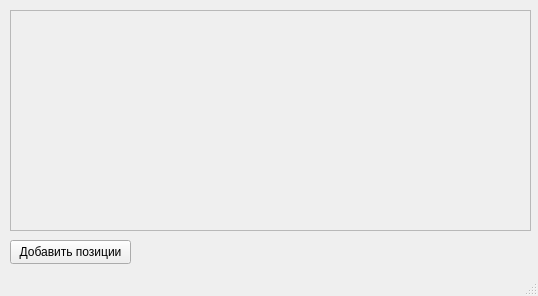
<?xml version="1.0" encoding="UTF-8"?>
<ui version="4.0">
 <class>MainWindow</class>
 <widget class="QMainWindow" name="MainWindow">
  <property name="geometry">
   <rect>
    <x>0</x>
    <y>0</y>
    <width>538</width>
    <height>296</height>
   </rect>
  </property>
  <property name="windowTitle">
   <string>MainWindow</string>
  </property>
  <widget class="QWidget" name="centralwidget">
   <widget class="QScrollArea" name="scrollArea">
    <property name="geometry">
     <rect>
      <x>10</x>
      <y>10</y>
      <width>521</width>
      <height>221</height>
     </rect>
    </property>
    <property name="horizontalScrollBarPolicy">
     <enum>Qt::ScrollBarPolicy::ScrollBarAlwaysOff</enum>
    </property>
    <property name="widgetResizable">
     <bool>true</bool>
    </property>
    <widget class="QWidget" name="scrollAreaWidgetContents">
     <property name="geometry">
      <rect>
       <x>0</x>
       <y>0</y>
       <width>519</width>
       <height>219</height>
      </rect>
     </property>
     <widget class="QWidget" name="gridLayoutWidget">
      <property name="geometry">
       <rect>
        <x>0</x>
        <y>0</y>
        <width>521</width>
        <height>221</height>
       </rect>
      </property>
      <layout class="QGridLayout" name="gridLayout">
       <property name="sizeConstraint">
        <enum>QLayout::SizeConstraint::SetMinimumSize</enum>
       </property>
      </layout>
     </widget>
    </widget>
   </widget>
   <widget class="QPushButton" name="add_min">
    <property name="geometry">
     <rect>
      <x>10</x>
      <y>240</y>
      <width>121</width>
      <height>24</height>
     </rect>
    </property>
    <property name="text">
     <string>Добавить позиции</string>
    </property>
   </widget>
  </widget>
  <widget class="QStatusBar" name="statusbar"/>
 </widget>
 <resources/>
 <connections/>
</ui>
